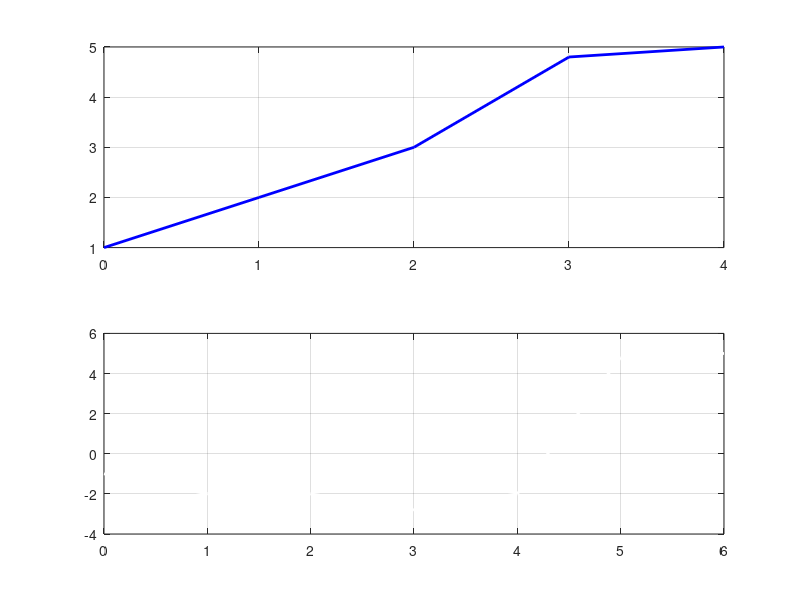

Reproduce this figure in MATLAB.
clc; clear;

sig = [1 ,2, 3, 4.8,5];

imp = [-1,0,1];

res= conv(sig,imp);

n_sig = 0:length(sig)-1;

n_conv = 0:length(res)-1;

figure('Name','1D convolution')

subplot(2,1,1);
plot(n_sig,sig,'b','LineWidth',2);grid on;


subplot(2,1,2);
plot(n_conv,res,'w','LineWidth',2);grid on;